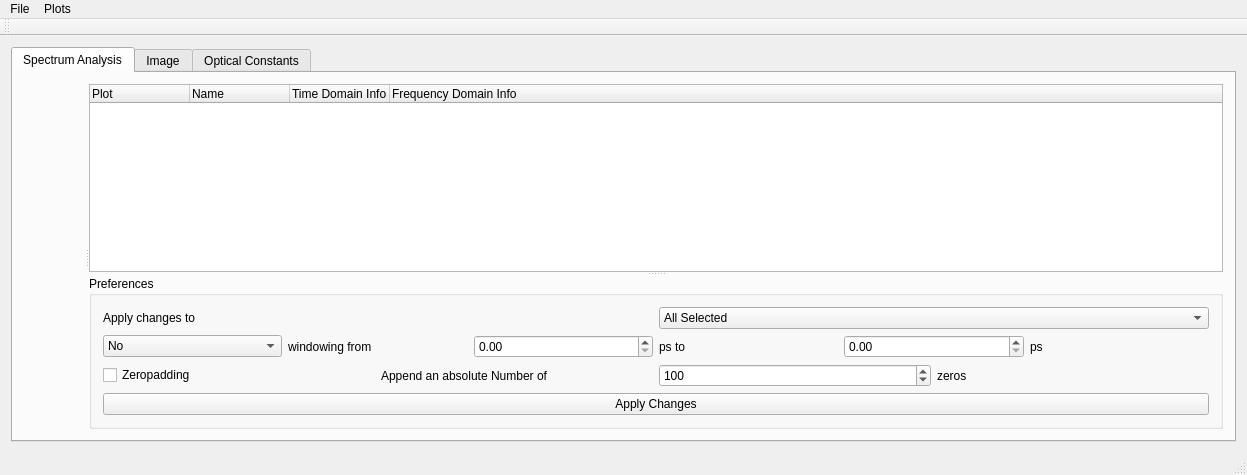
<?xml version="1.0" encoding="UTF-8"?>
<ui version="4.0">
 <class>TeraView</class>
 <widget class="QMainWindow" name="TeraView">
  <property name="geometry">
   <rect>
    <x>0</x>
    <y>0</y>
    <width>1247</width>
    <height>475</height>
   </rect>
  </property>
  <property name="sizePolicy">
   <sizepolicy hsizetype="Expanding" vsizetype="Expanding">
    <horstretch>0</horstretch>
    <verstretch>0</verstretch>
   </sizepolicy>
  </property>
  <property name="windowTitle">
   <string>MainWindow</string>
  </property>
  <widget class="QWidget" name="centralWidget">
   <property name="sizePolicy">
    <sizepolicy hsizetype="Expanding" vsizetype="Expanding">
     <horstretch>0</horstretch>
     <verstretch>0</verstretch>
    </sizepolicy>
   </property>
   <layout class="QHBoxLayout" name="horizontalLayout_3">
    <item>
     <layout class="QHBoxLayout" name="horizontalLayout">
      <item>
       <widget class="QTabWidget" name="tabWidget">
        <property name="currentIndex">
         <number>0</number>
        </property>
        <widget class="QWidget" name="tab">
         <attribute name="title">
          <string>Spectrum Analysis</string>
         </attribute>
         <layout class="QHBoxLayout" name="horizontalLayout_5">
          <item>
           <widget class="QSplitter" name="splitter_2">
            <property name="orientation">
             <enum>Qt::Horizontal</enum>
            </property>
            <widget class="QWidget" name="layoutWidget">
             <layout class="QVBoxLayout" name="verticalLayout">
              <item>
               <widget class="MatplotlibWidget" name="spectrumCanvas" native="true"/>
              </item>
             </layout>
            </widget>
            <widget class="QSplitter" name="splitter">
             <property name="orientation">
              <enum>Qt::Vertical</enum>
             </property>
             <widget class="QTreeWidget" name="fileTree">
              <property name="editTriggers">
               <set>QAbstractItemView::NoEditTriggers</set>
              </property>
              <column>
               <property name="text">
                <string>Plot</string>
               </property>
              </column>
              <column>
               <property name="text">
                <string>Name</string>
               </property>
              </column>
              <column>
               <property name="text">
                <string>Time Domain Info</string>
               </property>
              </column>
              <column>
               <property name="text">
                <string>Frequency Domain Info</string>
               </property>
              </column>
             </widget>
             <widget class="QGroupBox" name="groupBox">
              <property name="sizePolicy">
               <sizepolicy hsizetype="Preferred" vsizetype="MinimumExpanding">
                <horstretch>0</horstretch>
                <verstretch>0</verstretch>
               </sizepolicy>
              </property>
              <property name="title">
               <string>Preferences</string>
              </property>
              <layout class="QVBoxLayout" name="verticalLayout_3">
               <item>
                <layout class="QHBoxLayout" name="horizontalLayout_6">
                 <item>
                  <widget class="QLabel" name="label_6">
                   <property name="text">
                    <string>Apply changes to </string>
                   </property>
                  </widget>
                 </item>
                 <item>
                  <widget class="QComboBox" name="cb_whichplots">
                   <item>
                    <property name="text">
                     <string>All Selected</string>
                    </property>
                   </item>
                   <item>
                    <property name="text">
                     <string>All</string>
                    </property>
                   </item>
                  </widget>
                 </item>
                </layout>
               </item>
               <item>
                <layout class="QHBoxLayout" name="horizontalLayout_2">
                 <item>
                  <widget class="QComboBox" name="cb_windowing">
                   <property name="currentText" stdset="0">
                    <string>No</string>
                   </property>
                   <property name="currentIndex">
                    <number>0</number>
                   </property>
                   <item>
                    <property name="text">
                     <string>No</string>
                    </property>
                   </item>
                   <item>
                    <property name="text">
                     <string>Rectangular</string>
                    </property>
                   </item>
                   <item>
                    <property name="text">
                     <string>Blackman</string>
                    </property>
                   </item>
                   <item>
                    <property name="text">
                     <string>Hamming</string>
                    </property>
                   </item>
                  </widget>
                 </item>
                 <item>
                  <widget class="QLabel" name="label_3">
                   <property name="text">
                    <string>windowing from</string>
                   </property>
                  </widget>
                 </item>
                 <item>
                  <widget class="QDoubleSpinBox" name="dsb_windowfrom"/>
                 </item>
                 <item>
                  <widget class="QLabel" name="label">
                   <property name="text">
                    <string>ps to</string>
                   </property>
                  </widget>
                 </item>
                 <item>
                  <widget class="QDoubleSpinBox" name="dsb_windowto"/>
                 </item>
                 <item>
                  <widget class="QLabel" name="label_2">
                   <property name="text">
                    <string>ps</string>
                   </property>
                  </widget>
                 </item>
                </layout>
               </item>
               <item>
                <layout class="QHBoxLayout" name="horizontalLayout_4">
                 <item>
                  <widget class="QCheckBox" name="cb_zeropadding">
                   <property name="text">
                    <string>Zeropadding</string>
                   </property>
                  </widget>
                 </item>
                 <item>
                  <widget class="QLabel" name="label_4">
                   <property name="text">
                    <string>Append an absolute Number of </string>
                   </property>
                  </widget>
                 </item>
                 <item>
                  <widget class="QSpinBox" name="sb_nozeros">
                   <property name="maximum">
                    <number>100000</number>
                   </property>
                   <property name="singleStep">
                    <number>10</number>
                   </property>
                   <property name="value">
                    <number>100</number>
                   </property>
                  </widget>
                 </item>
                 <item>
                  <widget class="QLabel" name="label_5">
                   <property name="text">
                    <string>zeros</string>
                   </property>
                  </widget>
                 </item>
                </layout>
               </item>
               <item>
                <widget class="QPushButton" name="pb_tdoperations">
                 <property name="text">
                  <string>Apply Changes</string>
                 </property>
                </widget>
               </item>
              </layout>
             </widget>
            </widget>
           </widget>
          </item>
         </layout>
        </widget>
        <widget class="QWidget" name="tab_2">
         <attribute name="title">
          <string>Image</string>
         </attribute>
        </widget>
        <widget class="QWidget" name="tab_3">
         <attribute name="title">
          <string>Optical Constants</string>
         </attribute>
        </widget>
       </widget>
      </item>
     </layout>
    </item>
   </layout>
  </widget>
  <widget class="QMenuBar" name="menuBar">
   <property name="geometry">
    <rect>
     <x>0</x>
     <y>0</y>
     <width>1247</width>
     <height>27</height>
    </rect>
   </property>
   <widget class="QMenu" name="menuFile">
    <property name="title">
     <string>File</string>
    </property>
    <addaction name="actionLoad"/>
    <addaction name="actionClose"/>
   </widget>
   <widget class="QMenu" name="menuPlots">
    <property name="title">
     <string>Plots</string>
    </property>
    <widget class="QMenu" name="menuSpectrum_Analysis">
     <property name="title">
      <string>Spectrum Analysis</string>
     </property>
     <addaction name="actionPlot_uncertainty_intervals"/>
     <addaction name="actionPlot_SNR"/>
     <addaction name="actionPlot_Dynamic_Range"/>
     <addaction name="actionNoise_Floor_calculated"/>
     <addaction name="actionNoise_Floor_from_fft"/>
    </widget>
    <addaction name="menuSpectrum_Analysis"/>
   </widget>
   <addaction name="menuFile"/>
   <addaction name="menuPlots"/>
  </widget>
  <widget class="QToolBar" name="mainToolBar">
   <attribute name="toolBarArea">
    <enum>TopToolBarArea</enum>
   </attribute>
   <attribute name="toolBarBreak">
    <bool>false</bool>
   </attribute>
  </widget>
  <widget class="QStatusBar" name="statusBar"/>
  <action name="actionLoad">
   <property name="text">
    <string>Import</string>
   </property>
  </action>
  <action name="actionClose">
   <property name="text">
    <string>Close</string>
   </property>
  </action>
  <action name="actionPlot_uncertainty_intervals">
   <property name="text">
    <string>plot uncertainty intervals</string>
   </property>
  </action>
  <action name="actionPlot_SNR">
   <property name="text">
    <string>plot SNR</string>
   </property>
  </action>
  <action name="actionPlot_Dynamic_Range">
   <property name="text">
    <string>plot Dynamic Range</string>
   </property>
  </action>
  <action name="actionNoise_Floor_calculated">
   <property name="text">
    <string>Noise Floor calculated</string>
   </property>
  </action>
  <action name="actionNoise_Floor_from_fft">
   <property name="text">
    <string>Noise Floor from fft</string>
   </property>
  </action>
 </widget>
 <layoutdefault spacing="6" margin="11"/>
 <customwidgets>
  <customwidget>
   <class>MatplotlibWidget</class>
   <extends>QWidget</extends>
   <header>matplotlibwidget</header>
   <container>1</container>
  </customwidget>
 </customwidgets>
 <resources/>
 <connections/>
</ui>
